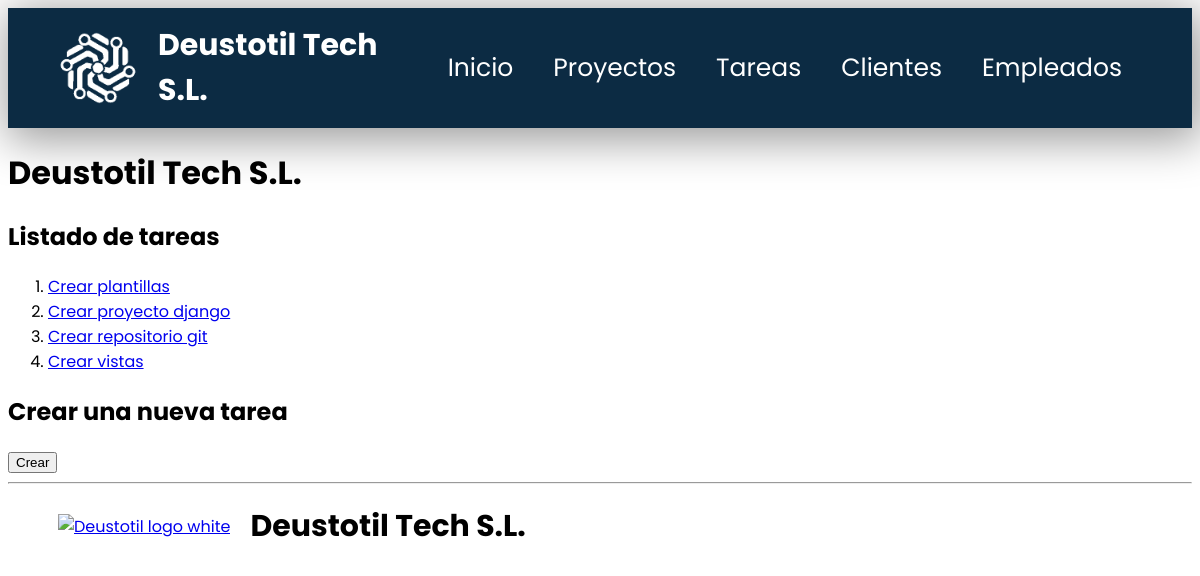
Page /appProyectos/tareas/ on the earlier database version.
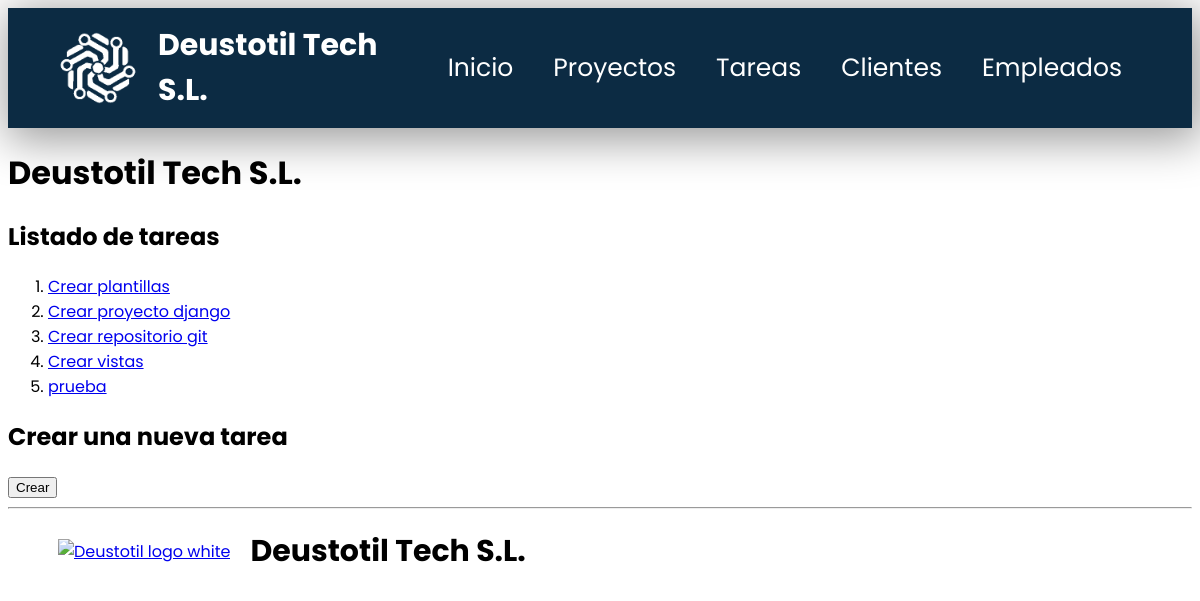
Same page on the later database version.
### appProyectos/models.py (models this page shows, shortened)
class Tarea(models.Model):
    nombre = models.CharField(max_length=155)
    descripcion = models.CharField(max_length=255)
    fecha_inicio = models.DateField()
    fecha_fin = models.DateField()
    responsable = models.ForeignKey(Empleado, on_delete=models.CASCADE)
    prioridad = models.ForeignKey(Prioridad, on_delete=models.CASCADE)
    estado = models.ForeignKey(Estado, on_delete=models.CASCADE)
    notas = models.CharField(blank=True, max_length=255)
    proyecto = models.ForeignKey(Proyecto, on_delete=models.CASCADE)

### appProyectos/views.py (the view)
# urls.py: path('tareas/', views.TareaListView.as_view(), name='index tareas'),
class TareaListView(ListView):
    model = Tarea
    queryset = Tarea.objects.order_by('nombre')

### appProyectos/templates/appProyectos/tarea_list.html (shortened to what this page needs)
{% extends "base.html" %}
{% block contenido %}
    <h1>Deustotil Tech S.L.</h1>
    <h2>Listado de tareas</h2>
    {% if tarea_list %}
        <ol>
            {% for t in tarea_list %}
                <li>
                    <a href="{% url 'tarea' t.id %}">{{ t.nombre }}</a>
                </li>
            {% endfor %}
        </ol>
    {% else %}
        <p>No hay tareas creados.</p>
    {% endif %}
    <h2>Crear una nueva tarea</h2>
    <a href="{% url 'registrar tarea' %}">
        <input type="button" value="Crear">
    </a>
{% endblock contenido %}

Differences in the rows shown:
added Tarea: nombre "prueba"
